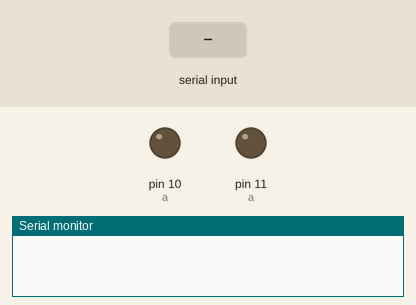
Simulated run of this sketch. Board: Arduino Uno, built with avr-gcc and run on an emulated ATmega328P. Shown: output pins drawn as LEDs (lit = HIGH), the last lines printed to the serial monitor. The test bench sets the inputs (shaded band).

Above: at 1.2 s.
1.3 s: "1\n" received over Serial
At 2.1 s:
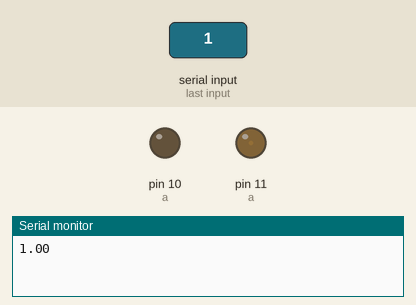
2.8 s: "2\n" received over Serial
At 3.2 s:
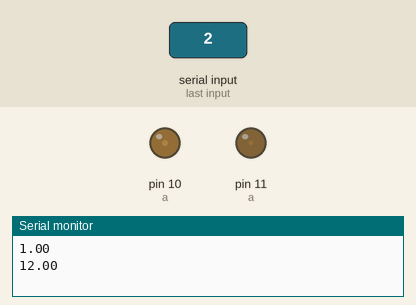
4.3 s: "90,45\n" received over Serial
At 5.5 s:
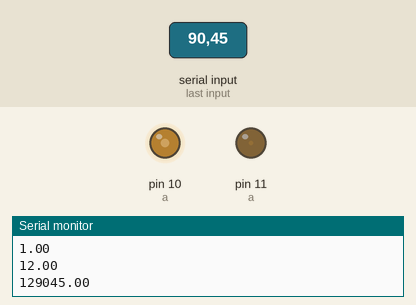
5.8 s: "5\n" received over Serial
At 6.7 s:
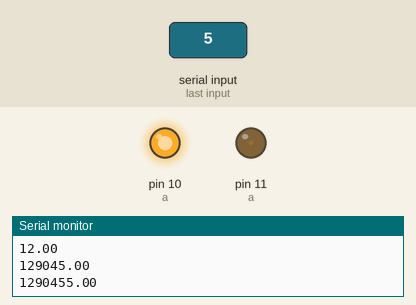
7.3 s: "1\n" received over Serial
At 7.8 s:
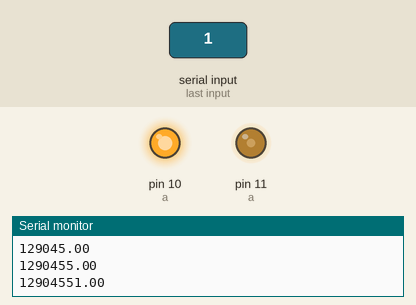
8.8 s: "30,150\n" received over Serial
At 9.2 s:
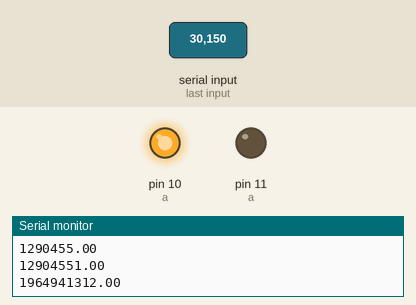
Timing chart, 0 to 11.3 s (numbered marks = the images above; inputs shaded):
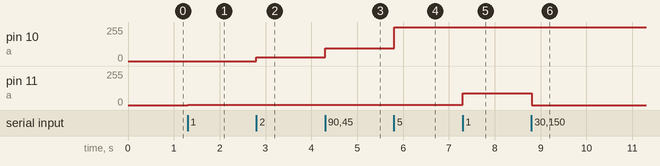

The sketch:

6-1.ino
```cpp
#define LED_PIN 11
float brightness = 0;
String buff;
int a;
void setup() {
 // put your setup code here, to run once:
 Serial.begin(9600);
}
void loop() {
 // put your main code here, to run repeatedly:
 if (Serial.available() > 0) {
 char inByte = Serial.read();
 if(inByte=='1')
 a=11;
 if(inByte=='2')
 a=10;
 if(inByte == 'B')
 buff=' ';
 if(('0'<= inByte) && (inByte <= '9')){
 buff += inByte;
 }
 if(inByte == '\n'){
 brightness = buff.toInt();
 Serial.println(brightness);
 analogWrite(a,int(brightness*2.54));
 }
 }
}
```

Measured:
- after the input at 1.3 s, pin 11 (a): 0/255 → 2/255 at once
- after the input at 2.8 s, pin 10 (a): 0/255 → 30/255 at once
- after the input at 4.3 s, pin 10 (a): 30/255 → 94/255 at once
- after the input at 5.8 s, pin 10 (a): 94/255 → 255/255 at once
- after the input at 7.3 s, pin 11 (a): 2/255 → 88/255 at once
- after the input at 8.8 s, pin 11 (a): 88/255 → 0/255 at once
